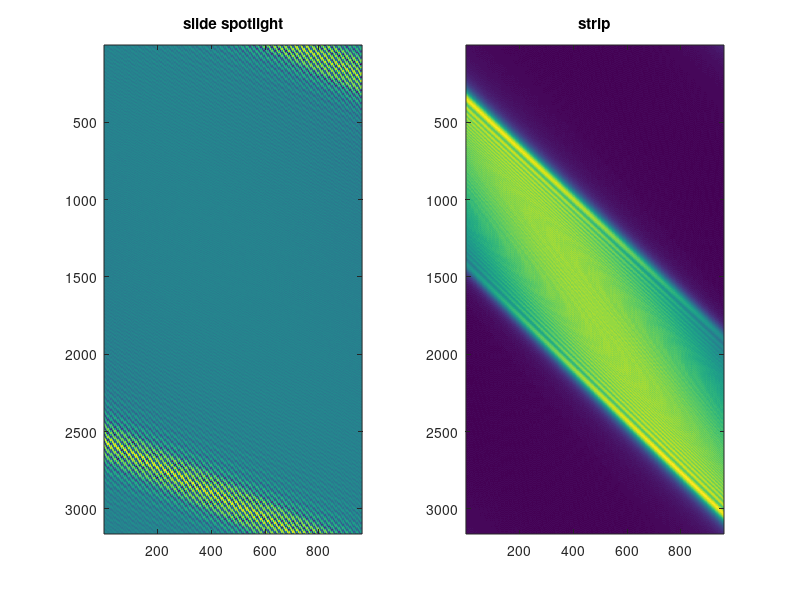
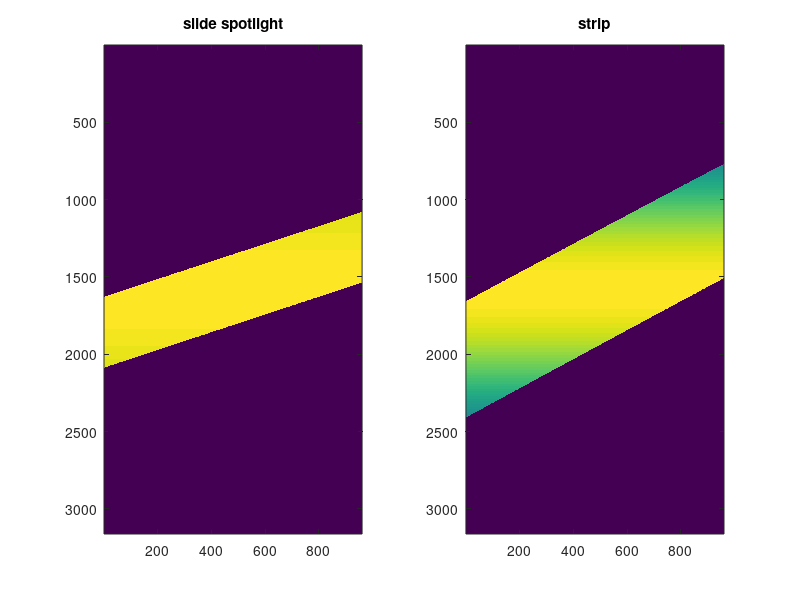
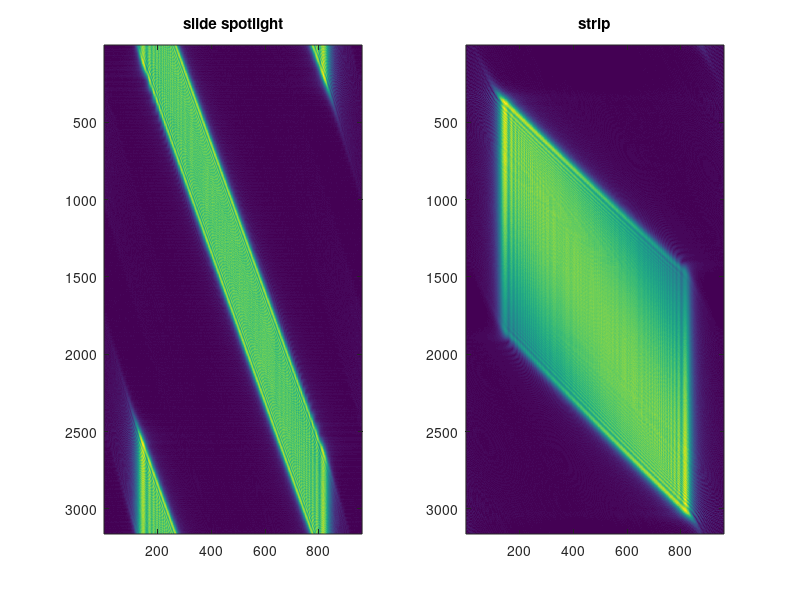

The MATLAB script that drew these images, in order:
% 定义参数
f = 5.6e9;  % 载波频率
La = 6;
PRF = 2318;
Tr = 4e-6;
Br = 150e6;
Fr = 200e6;
vr = 7200;
Rc = 600e3;
omega = deg2rad(0.2656);  % 波束旋转速度
theta_c = deg2rad(15);
c = 299792458;

R0 = Rc * cos(theta_c);
lambda = c / f;
Kr = Br / Tr;
Nr = ceil(1.2 * Fr * Tr);

A = 1 - omega * R0 / (vr * cos(theta_c)^2);
Ta = 0.886 * Rc * lambda / (A * La * vr * cos(theta_c));
Na = ceil(1.2*PRF * Ta);
eta_c_strip = -R0 * tan(theta_c) / vr;

% 定义方程并求解
equation = @(x) -R0 * tan(theta_c - omega * x) / vr - x;
etc_c_spot = fsolve(equation, eta_c_strip);  % 解出景中心时间
disp([eta_c_strip, etc_c_spot]);

tau_strip = 2 * sqrt(R0^2 + vr^2 * eta_c_strip^2) / c + (-Nr/2:Nr/2-1) / Fr;
tau_spot = 2 * sqrt(R0^2 + vr^2 * etc_c_spot^2) / c + (-Nr/2:Nr/2-1) / Fr;
eta_strip = eta_c_strip + (-Na/2:Na/2-1) / PRF;
eta_spot = etc_c_spot + (-Na/2:Na/2-1) / PRF;

f_tau = (-Nr/2:Nr/2-1) * Fr / Nr;
feta_c = 2 * vr * sin(theta_c) / lambda;
f_eta = feta_c + (-Na/2:Na/2-1) * PRF / Na;

[mat_tau_strip, mat_eta_strip] = meshgrid(tau_strip, eta_strip);
[mat_tau_spot, mat_eta_spot] = meshgrid(tau_spot, eta_spot);
[mat_ftau, mat_feta] = meshgrid(f_tau, f_eta);

point = [0, 0];

% slide spot
R0_tar = sqrt(point(1)^2 + R0^2);
R_eta_spot = sqrt(R0_tar^2 + (vr * mat_eta_spot - point(2)).^2);
Wr_spot = (abs(mat_tau_spot - 2 * R_eta_spot / c) <= Tr / 2);
Wa_spot = sinc(La * (acos(R0_tar ./ R_eta_spot) - (theta_c - omega * mat_eta_spot)) / lambda).^2;
Phase_spot = exp(-4j * pi * f * R_eta_spot / c) .* exp(1j * pi * Kr * (mat_tau_spot - 2 * R_eta_spot / c).^2);
S_echo_spot = Wr_spot .* Wa_spot .* Phase_spot;

% strip
R_eta_strip = sqrt(R0_tar^2 + (vr * mat_eta_strip - point(2)).^2);
Wr_strip = (abs(mat_tau_strip - 2 * R_eta_strip / c) <= Tr / 2);
Wa_strip = sinc(La * (acos(R0_tar ./ R_eta_strip) - theta_c) / lambda).^2;
Phase_strip = exp(-4j * pi * f * R_eta_strip / c) .* exp(1j * pi * Kr * (mat_tau_strip - 2 * R_eta_strip / c).^2);
S_echo_strip = Wr_strip .* Wa_strip .* Phase_strip;

S_tau_feta_spot = fftshift(fft(fftshift(S_echo_spot, 1), Na, 1), 1);
S_tau_feta_strip = fftshift(fft(fftshift(S_echo_strip, 1), Na, 1), 1);

S_ftau_feta_strip = fftshift(fft2(S_echo_strip));
S_ftau_feta_spot = fftshift(fft2(S_echo_spot));

figure(1)
subplot(1, 2, 1)
imagesc(abs(S_tau_feta_spot));
title("slide spotlight")
subplot(1, 2, 2)
imagesc(abs(S_tau_feta_strip));
title("strip")

figure(2)
subplot(1, 2, 1)
imagesc(abs(S_echo_spot));
title("slide spotlight")
subplot(1, 2, 2)
imagesc(abs(S_echo_strip));
title("strip")

figure(3)
subplot(1, 2, 1)
imagesc(abs(S_ftau_feta_spot));
title("slide spotlight")
subplot(1, 2, 2)
imagesc(abs(S_ftau_feta_strip));
title("strip")